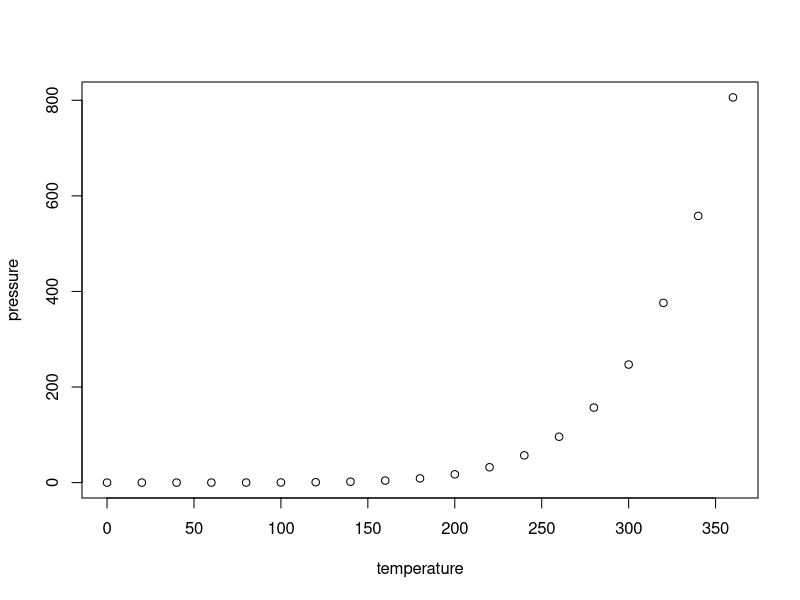
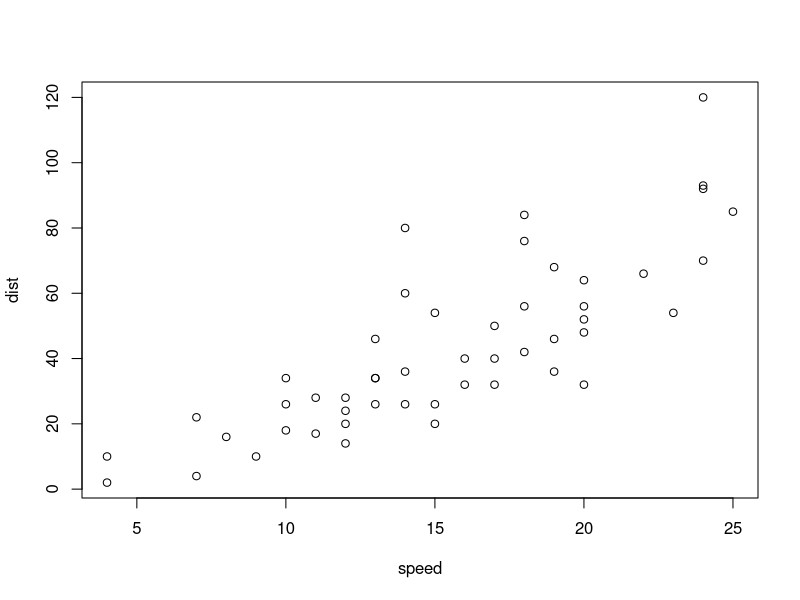
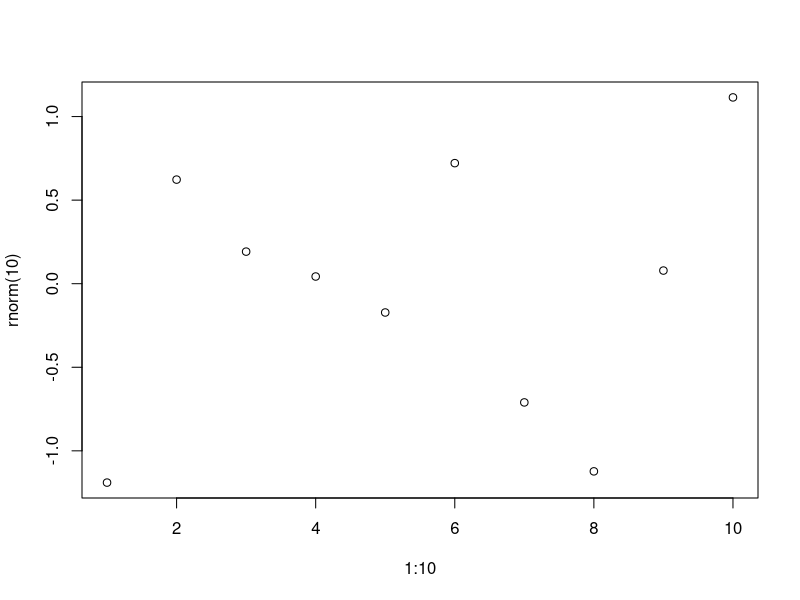
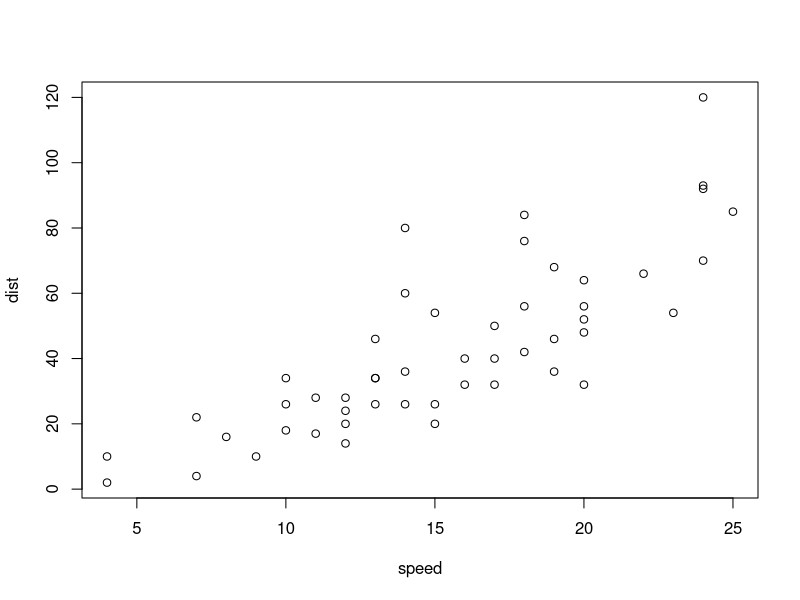
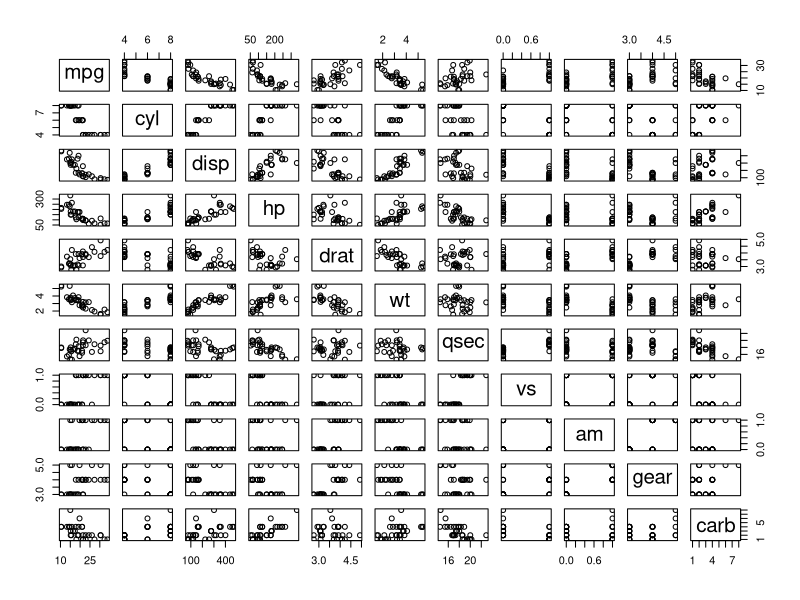
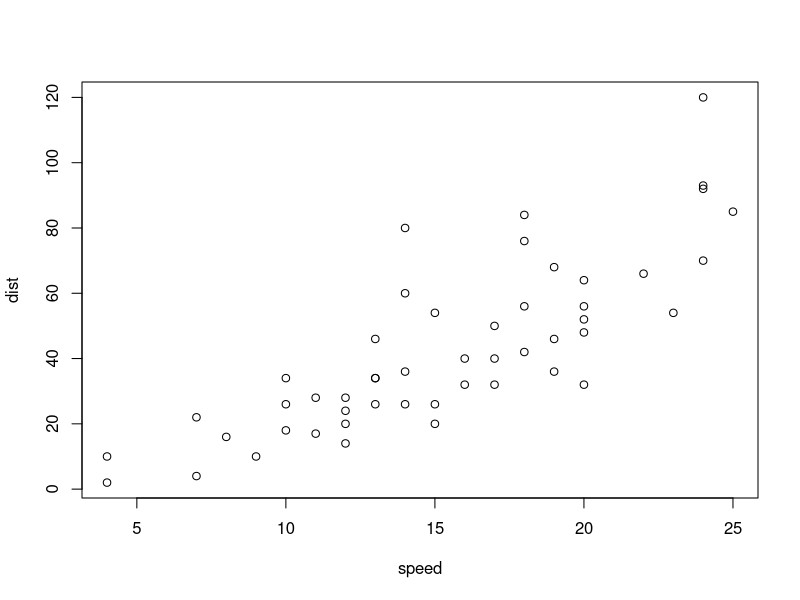
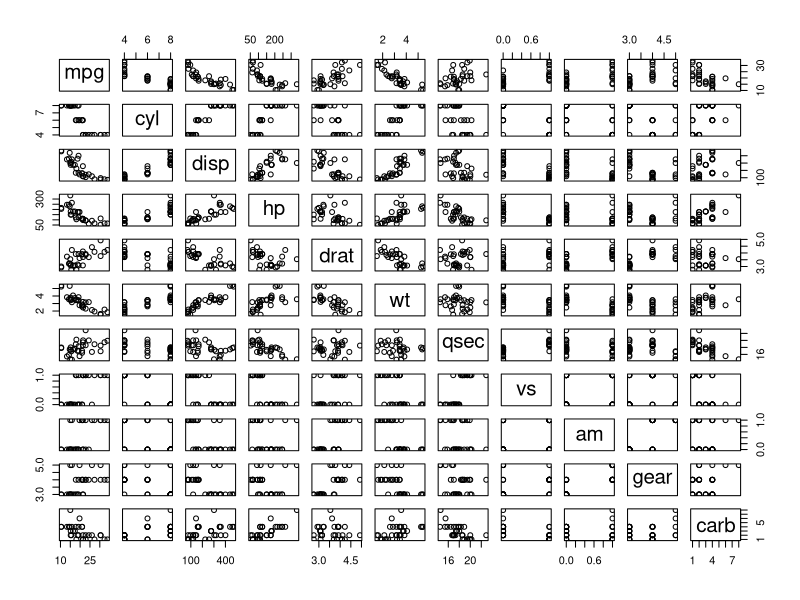
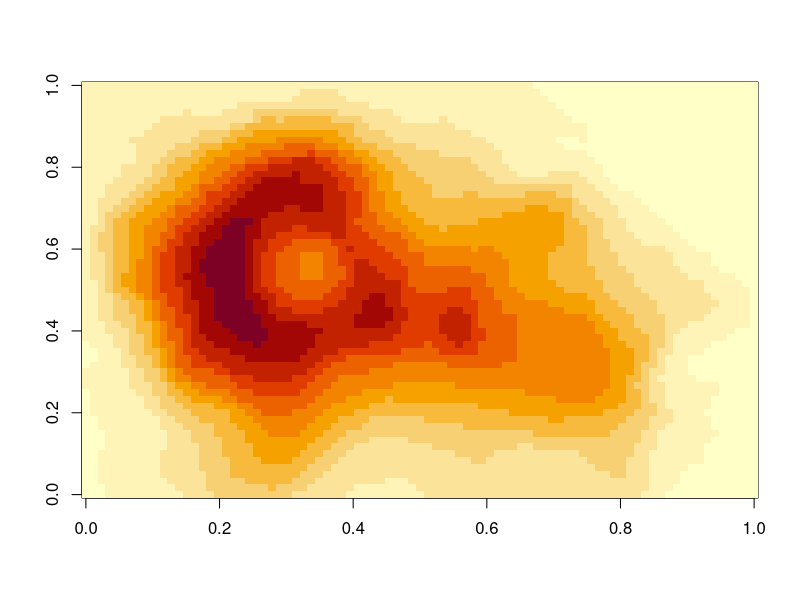

Reproduce these figures in R, in order.
## ---- chunk 1
#| panzoom: true
#| label: fig-r-sub
#| layout-ncol: 2
#| fig-alt:
#|   - "Scatter plot of vapor pressure rising steeply with temperature"
#|   - "Scatter plot of stopping distance against speed for 50 cars"
#| fig-cap: >-
#|   Vapor pressure of mercury, and stopping distances of cars.
#| fig-subcap: ["Pressure", "Cars"]

plot(pressure)
plot(cars)
## ---- chunk 2
#| panzoom: true
#| lightbox:
#|   group: r-graph
#|   description: Ten random points.
#| fig-alt: "Scatter plot of ten random points"
#| fig-cap: >-
#|   Ten random points against their index.

plot(1:10, rnorm(10))
## ---- chunk 3
#| lightbox:
#|   group: r-graph
#|   description: Stopping distance against speed.
#| fig-alt: "Scatter plot of stopping distance against speed for 50 cars"
#| fig-cap: >-
#|   Stopping distance against speed for 50 cars.

plot(cars)
## ---- chunk 4
#| panzoom: true
#| lightbox:
#|   group: cars
#|   description:
#|     - The mtcars data, each variable against every other.
#|     - Stopping distance against speed.
#| fig-alt:
#|   - >-
#|     Scatterplot matrix of the mtcars data, each variable plotted against
#|     every other
#|   - "Scatter plot of stopping distance against speed for 50 cars"
#| fig-cap:
#|   - "The mtcars data, each variable plotted against every other."
#|   - "Stopping distance against speed for 50 cars."

plot(mtcars)
plot(cars)
## ---- chunk 5
#| lightbox: false
#| fig-alt: >-
#|   Scatterplot matrix of the mtcars data, each variable plotted against every
#|   other
#| fig-cap: "The mtcars data, each variable plotted against every other."

plot(mtcars)
## ---- chunk 6
#| label: fig-plain
#| fig-alt: >-
#|   Heat map of the Maunga Whau volcano's heights, in yellow, orange, and red
#| fig-cap: >-
#|   Heights of Maunga Whau (Mount Eden), from pale yellow (low) to dark red
#|   (high).

image(volcano)
## ---- chunk 7
#| panzoom: true
#| fig-link: "https://quarto.org"
#| fig-alt: "Scatter plot of vapor pressure rising steeply with temperature"
#| fig-cap: "Vapor pressure of mercury against temperature."

plot(pressure)
